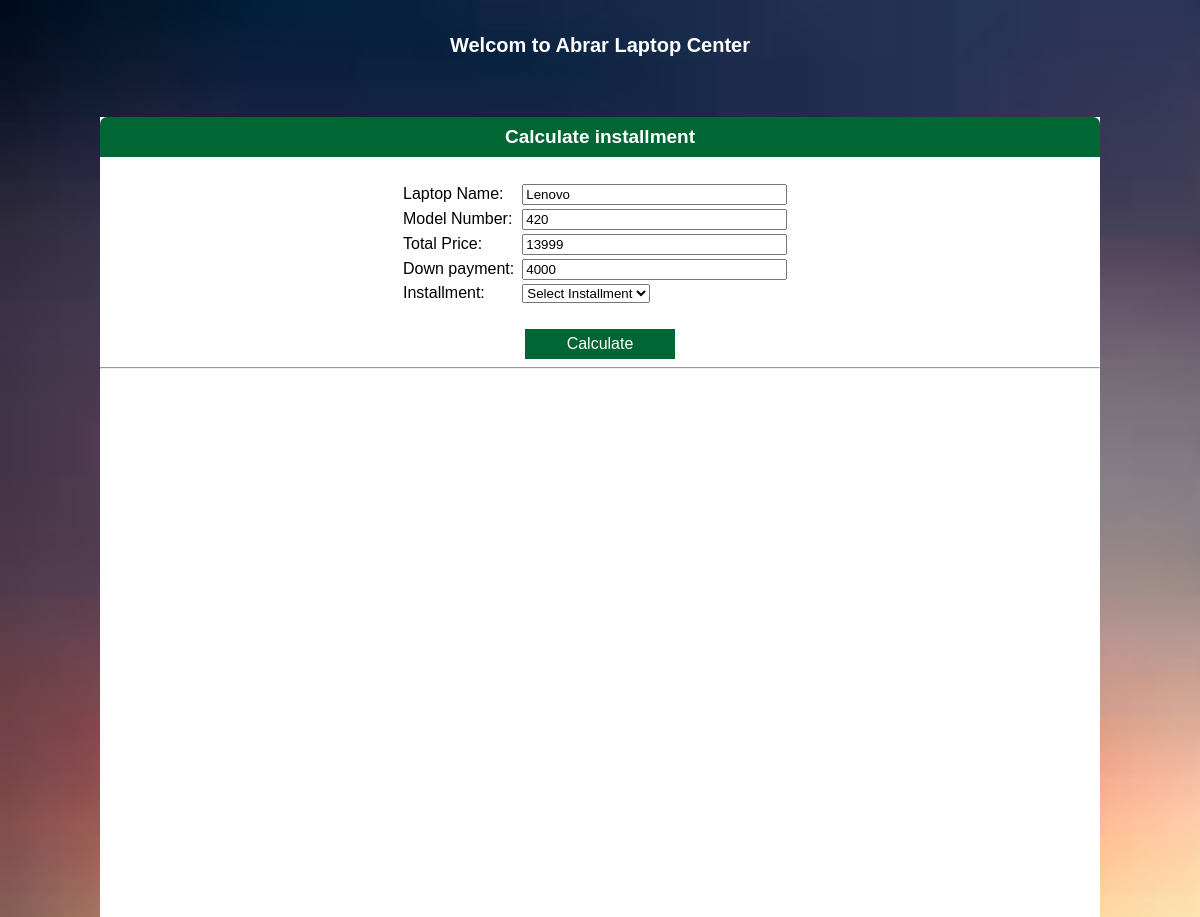
Page /Home.php?mlink=calculate.php&modno=420 (signed in) on the committed database.
### tables this page shows
CREATE TABLE IF NOT EXISTS `laptop_information` (
  `Laptop_name` varchar(50) NOT NULL,
  `Model_number` int(11) NOT NULL,
  `Total_amount` int(11) NOT NULL,
  `Down_payment` int(11) NOT NULL,
  `Image` varchar(50) NOT NULL,
  PRIMARY KEY (`Model_number`)
);

### include/functions.php (called while the page is built, shortened)
<?php
function run_query($qry)
{
	$con = Connect();
	$rs = mysqli_query($con,$qry);
	$data = array();
	while($row = mysqli_fetch_assoc($rs))
	{
		$data[] = $row;
	}
	return $data;
}
function get_a_laptop($model)
{
	$query = "SELECT * FROM laptop_information where Model_number=".$model;
	$records = run_query($query);
	return $records;
}
?>

### pages/calculate.php (the view, shortened to what this page needs)
<?php
if(isset($_GET['modno']))
{
	$ModelNo = $_GET['modno'];
	$mod = get_a_laptop($ModelNo);
	}
?>
<div class="welcomeBar"> Calculate installment</div><br><br>
<center>
<table width="40%">
<form action="home.php?mlink=final.php" method="post">
<tr>
<td>Laptop Name:</td>
<td><input type="text" name="txtname" size="30" readonly value="<?php echo $mod[0]['Laptop_name'];?>"><br></td>
</tr>
<tr>
<td>Model Number: </td>
<td><input type="text" name="txtmodel" size="30" readonly value="<?php  echo $mod[0]['Model_number'];?>"><br></td>
</tr>
<tr>
<td>Total Price:</td>
<td><input type="text" name="txtprice" size="30"  readonly value="<?php  echo $mod[0]['Total_amount'];?>"><br></td>
</tr>
<tr>
<td>Down payment:</td>
<td><input type="text" name="txtdown" size="30" readonly value="<?php  echo $mod[0]['Down_payment'];?>"><br></td>
</tr>
<tr>
<td> Installment:</td>
<td><select name="txtins">
<option disabled selected> Select Installment</option>
<option value="18"> 18 months</option></select></h3></td></tr>
<tr>
<td>&nbsp;</td>
</tr>
<tr>
<td colspan="3" align="center"> <input type="submit" name="btncalculate" class="calbtn"  value="Calculate"></td>
</tr>
 </form>
 </table>
 <hr>
  <br><br><br><br><br><br>
 </center>

### css/style.css (style rules this page uses)
body { background:url(../images/bgimage.jpg) no-repeat; background-size:2050px,2050px; padding:0; font-family:Arial, Helvetica, sans-serif; font-size:11px; margin:0px auto auto auto; }
.welcomeBar { background-color: #063; font-size:19px; color: #FFF; text-align:center; font-weight:bold; line-height:40px; border-top-left-radius:7px; border-top-right-radius:7px; }
.calbtn { background-color:#006633; width:150px; height:30px; border: none; color: white; text-align: center; text-decoration: none; display: inline-block; font-size: 16px; cursor: pointer; }

### rows in the picture
laptop_information: txtname "Lenovo", txtmodel "420", txtprice "13999", txtdown "4000"
